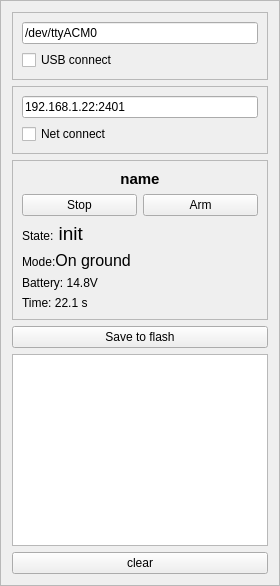
      <widget class="QFrame" name="frame_left_panel">
       <property name="frameShape">
        <enum>QFrame::StyledPanel</enum>
       </property>
       <property name="frameShadow">
        <enum>QFrame::Raised</enum>
       </property>
       <layout class="QVBoxLayout" name="verticalLayout_20">
        <item>
         <widget class="QFrame" name="frame_usb">
          <property name="frameShape">
           <enum>QFrame::StyledPanel</enum>
          </property>
          <property name="frameShadow">
           <enum>QFrame::Raised</enum>
          </property>
          <layout class="QVBoxLayout" name="verticalLayout_19">
           <item>
            <widget class="QLineEdit" name="lineEdit_connect">
             <property name="toolTip">
              <string>&lt;html&gt;&lt;head/&gt;&lt;body&gt;&lt;p&gt;&lt;span style=&quot; font-weight:600;&quot;&gt;On Linux:&lt;/span&gt;&lt;/p&gt;&lt;p&gt;/dev/ttyACM0&lt;/p&gt;&lt;p&gt;or similar&lt;/p&gt;&lt;p&gt;&lt;span style=&quot; font-weight:600;&quot;&gt;On Windows&lt;/span&gt;&lt;/p&gt;&lt;p&gt;com3&lt;/p&gt;&lt;p&gt;or similar&lt;/p&gt;&lt;/body&gt;&lt;/html&gt;</string>
             </property>
             <property name="text">
              <string>/dev/ttyACM0</string>
             </property>
            </widget>
           </item>
           <item>
            <widget class="QCheckBox" name="checkBox_connect">
             <property name="toolTip">
              <string>&lt;html&gt;&lt;head/&gt;&lt;body&gt;&lt;p&gt;Direct USB connection to Teensy&lt;/p&gt;&lt;/body&gt;&lt;/html&gt;</string>
             </property>
             <property name="text">
              <string>USB connect </string>
             </property>
            </widget>
           </item>
          </layout>
         </widget>
        </item>
        <item>
         <widget class="QFrame" name="frame_wifi">
          <property name="frameShape">
           <enum>QFrame::StyledPanel</enum>
          </property>
          <property name="frameShadow">
           <enum>QFrame::Raised</enum>
          </property>
          <layout class="QVBoxLayout" name="verticalLayout_3">
           <item>
            <widget class="QLineEdit" name="lineEdit_connect_wifi">
             <property name="toolTip">
              <string>&lt;html&gt;&lt;head/&gt;&lt;body&gt;&lt;p&gt;IP and port number, e.g.:&lt;br/&gt;&lt;span style=&quot; color:#990000;&quot;&gt;192.168.1.22:2401&lt;/span&gt;   or&lt;br/&gt;&lt;span style=&quot; color:#990000;&quot;&gt;dronectrl.local:24001&lt;/span&gt;    or just&lt;br/&gt;&lt;span style=&quot; color:#990000;&quot;&gt;192.168.1.22&lt;/span&gt;     as port 24001 is default&lt;/p&gt;&lt;/body&gt;&lt;/html&gt;</string>
             </property>
             <property name="text">
              <string>192.168.1.22:2401</string>
             </property>
            </widget>
           </item>
           <item>
            <widget class="QCheckBox" name="checkBox_connect_wifi">
             <property name="text">
              <string>Net connect</string>
             </property>
            </widget>
           </item>
          </layout>
         </widget>
        </item>
        <item>
         <widget class="QFrame" name="frame_2">
          <property name="frameShape">
           <enum>QFrame::StyledPanel</enum>
          </property>
          <property name="frameShadow">
           <enum>QFrame::Raised</enum>
          </property>
          <layout class="QGridLayout" name="gridLayout_26">
           <item row="2" column="0" colspan="2">
            <widget class="QLabel" name="label_main_state">
             <property name="text">
              <string>&lt;html&gt;&lt;head/&gt;&lt;body&gt;&lt;p&gt;State:&lt;span style=&quot; font-size:14pt;&quot;&gt; init&lt;/span&gt;&lt;/p&gt;&lt;/body&gt;&lt;/html&gt;</string>
             </property>
            </widget>
           </item>
           <item row="0" column="0" colspan="2">
            <widget class="QLabel" name="label_dronename">
             <property name="font">
              <font>
               <pointsize>11</pointsize>
               <weight>75</weight>
               <bold>true</bold>
              </font>
             </property>
             <property name="toolTip">
              <string>&lt;html&gt;&lt;head/&gt;&lt;body&gt;&lt;p&gt;Set drone name from debug:&lt;/p&gt;&lt;p&gt;name newName&lt;/p&gt;&lt;p&gt;or if through bridge:&lt;/p&gt;&lt;p&gt;robot name newName&lt;/p&gt;&lt;p&gt;and then 'save to flash'&lt;/p&gt;&lt;/body&gt;&lt;/html&gt;</string>
             </property>
             <property name="text">
              <string>name</string>
             </property>
             <property name="alignment">
              <set>Qt::AlignCenter</set>
             </property>
            </widget>
           </item>
           <item row="1" column="1">
            <widget class="QPushButton" name="but_esc_arm">
             <property name="text">
              <string>Arm</string>
             </property>
            </widget>
           </item>
           <item row="1" column="0">
            <widget class="QPushButton" name="but_esc_stop">
             <property name="toolTip">
              <string>&lt;html&gt;&lt;head/&gt;&lt;body&gt;&lt;p&gt;Set to Disarm mode &lt;/p&gt;&lt;p&gt;and stop all motors.&lt;/p&gt;&lt;/body&gt;&lt;/html&gt;</string>
             </property>
             <property name="text">
              <string>Stop</string>
             </property>
             <property name="shortcut">
              <string notr="true" comment="q"/>
             </property>
            </widget>
           </item>
           <item row="5" column="0" colspan="2">
            <widget class="QLabel" name="label_main_time">
             <property name="text">
              <string>Time: 22.1 s</string>
             </property>
            </widget>
           </item>
           <item row="4" column="0" colspan="2">
            <widget class="QLabel" name="label_main_batt">
             <property name="text">
              <string>Battery: 14.8V</string>
             </property>
            </widget>
           </item>
           <item row="3" column="0" colspan="2">
            <widget class="QLabel" name="label_main_mode">
             <property name="text">
              <string>&lt;html&gt;&lt;head/&gt;&lt;body&gt;&lt;p&gt;Mode:&lt;span style=&quot; font-size:14pt;&quot;/&gt;&lt;span style=&quot; font-size:12pt;&quot;&gt;On ground&lt;/span&gt;&lt;/p&gt;&lt;/body&gt;&lt;/html&gt;</string>
             </property>
            </widget>
           </item>
          </layout>
         </widget>
        </item>
        <item>
         <widget class="QPushButton" name="pushButton_save_to_flash">
          <property name="toolTip">
           <string>&lt;html&gt;&lt;head/&gt;&lt;body&gt;&lt;p&gt;Save configuration setup to flash&lt;/p&gt;&lt;p&gt;&lt;br/&gt;&lt;/p&gt;&lt;p&gt;(e.g. PWM frequency and IMU calibration (if any))&lt;/p&gt;&lt;/body&gt;&lt;/html&gt;</string>
          </property>
          <property name="text">
           <string>Save to flash</string>
          </property>
         </widget>
        </item>
        <item>
         <widget class="QTextEdit" name="text_message">
          <property name="toolTip">
           <string>Messages</string>
          </property>
          <property name="horizontalScrollBarPolicy">
           <enum>Qt::ScrollBarAlwaysOff</enum>
          </property>
         </widget>
        </item>
        <item>
         <widget class="QPushButton" name="pushButton_message_clear">
          <property name="text">
           <string>clear</string>
          </property>
         </widget>
        </item>
       </layout>
      </widget>
